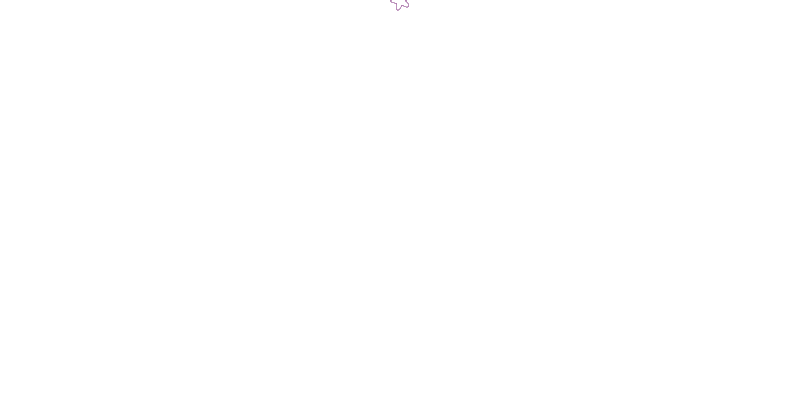
Frame 1 (no input)
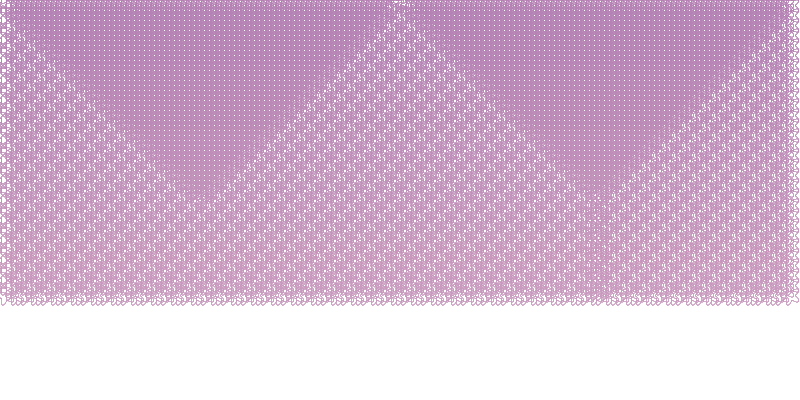
Frame 60 (the mouse pressed at the canvas centre just before this capture)
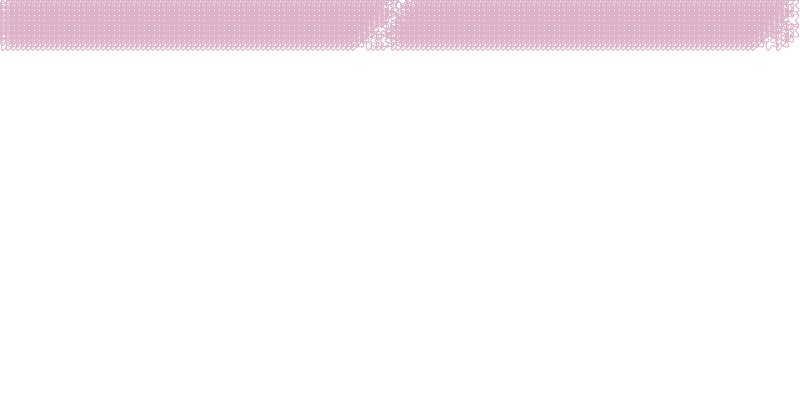
Frame 120 (the mouse held since frame 60 and released just before this capture)

The Processing sketch that drew these frames (run headless with seeded random() and noise(); from frame 60 on, the mouse is pressed at the canvas centre):

// Processing sketch: celluar_automata_me
// ── celluar_automata_me.pde
CA ca;

int delay=0;

void setup(){
  size(800,400);
  background(255);
  ca=new CA();
}

void draw(){
  ca.display();
  ca.generate();
  //if(ca.generation<height/ca.w){
  //  ca.generate();
  //  }
  if(ca.finished()){
    delay++;
    if(delay>30){
    background(255);
    ca.randomize();
    ca.restart();
    delay=0;
    }
  }
}

// ── CA.pde

class CA{
  int[] cells;  //细胞组
  int generation;  //迭代次数
  int[] ruleset={1,0,0,1,0,0,1,1}; //存储规则数组（可以自定义）
  int w=5;  //细胞宽度（每一个细胞是10*10的小方块）
  int w2=2;
  createVector[] Ve;
  CA(){    //初始化
    cells=new int[width/w];
    for(int i=0;i<cells.length;i++){
      cells[i]=0;
    }
    cells[cells.length/2]=1; //起初只有中间状态为1（可更改）
    generation=0;//初始化迭代次数
  }
  void randomize(){
    for(int i=0;i<8;i++){
      ruleset[i]=int(random(2));  //随机生成规则
    }
  }
  
  void restart(){   //重新初始化
    for(int i=0;i<cells.length;i++){
      cells[i]=0;
    }
    cells[cells.length/2]=1;
    generation=0;
  }
  //创建一个新代的过程
  void generate(){
    //为了赋新值而创建新的数组
    int[] nextgen= new int[cells.length];
    //忽略边界
    for(int i=1;i<cells.length-1;i++){
      int left=cells[i-1];
      int me=cells[i];
      int right=cells[i+1];
      nextgen[i]=rules(left,me,right);//开始为新代赋初值
    } 
    cells=nextgen;
    generation++;         //叠加代数
  }
  
  int rules(int a,int b,int c){
    if (a == 1 && b == 1 && c == 1) return ruleset[0];
    if (a == 1 && b == 1 && c == 0) return ruleset[1];
    if (a == 1 && b == 0 && c == 1) return ruleset[2];
    if (a == 1 && b == 0 && c == 0) return ruleset[3];
    if (a == 0 && b == 1 && c == 1) return ruleset[4];
    if (a == 0 && b == 1 && c == 0) return ruleset[5];
    if (a == 0 && b == 0 && c == 1) return ruleset[6];
    if (a == 0 && b == 0 && c == 0) return ruleset[7];
    return 0;
  }
  
  void display(){
    for(int i=0;i<cells.length;i++){
      if(cells[i]==1) Meihua(i*w,generation*w,float(w),100,true);
      //else Lihua(i*w2,generation*w2,float(w2),100,true);
      noStroke();
      //rect(i*w,generation*w,w,w);
      
    }
  }
  
  boolean finished(){      //用于设置循环
    if(generation>height/w){
      return true;
    }
    else{
      return false;
    }
  }
  void Meihua(int x0,int y0,float u,int alp,boolean iscolor){
    if(iscolor){
       int r = int(map(sin(frameCount/200.0),-1,1,100,255)); // 随机红色分量
       int g = int(map(sin(frameCount/300.0),-1,1,0,255));   // 随机绿色分量
       int b = int(map(sin(frameCount/400.0),-1,1,100,255)); //随机蓝色分量
       stroke(r,g,b,alp); // 设置线条颜色、透明度
    }
    createVector[] VecArray;
    VecArray=new createVector[360];
    for(int i=0;i<360;i++){
      float theta=i*TAU/360;
      float r1=1+pow(1.0*sin(theta*2.5),2);
      int x=int(x0+u*r1*cos(theta)+0.5);
      int y=int(y0+u*r1*sin(theta)+0.5);
      VecArray[i]=new createVector(x,y);
    }
    renderline(VecArray);
  }
   void Lihua(int x0,int y0,float u,int alp,boolean iscolor){
    if(iscolor){
       int r = int(map(sin(frameCount/200.0),-1,1,0,255)); // 随机红色分量
       int g = int(map(sin(frameCount/200.0),-1,1,64,255));   // 随机绿色分量
       int b = int(map(sin(frameCount/200.0),-1,1,128,255)); //随机蓝色分量
       stroke(r,g,b,alp); // 设置线条颜色、透明度
    }
    createVector[] VecArray;
    VecArray=new createVector[360];
    for(int i=0;i<360;i++){
      float theta=i*TAU/360;
      float r1=1+pow((3*sin(theta*3)),2);
      int x=int(x0+u*r1*cos(theta)+0.5);
      int y=int(y0+u*r1*sin(theta)+0.5);
      VecArray[i]=new createVector(x,y);
    }
    renderline(VecArray);
  }
  void renderline(createVector VecArray[]){
    for(int i=0;i<VecArray.length;i++)
    {
      createVector P0=VecArray[i];
      createVector P1;
      if(i==VecArray.length-1){
        P1=VecArray[0];
      }
      else{
        P1=VecArray[i+1];
      }
      line(P0.x,P0.y,P1.x,P1.y);
  }
  }
}

// ── createVector.pde
class createVector{
  int x;
  int y;
  createVector(int x,int y){
    this.x=x;
    this.y=y;
  }
}
